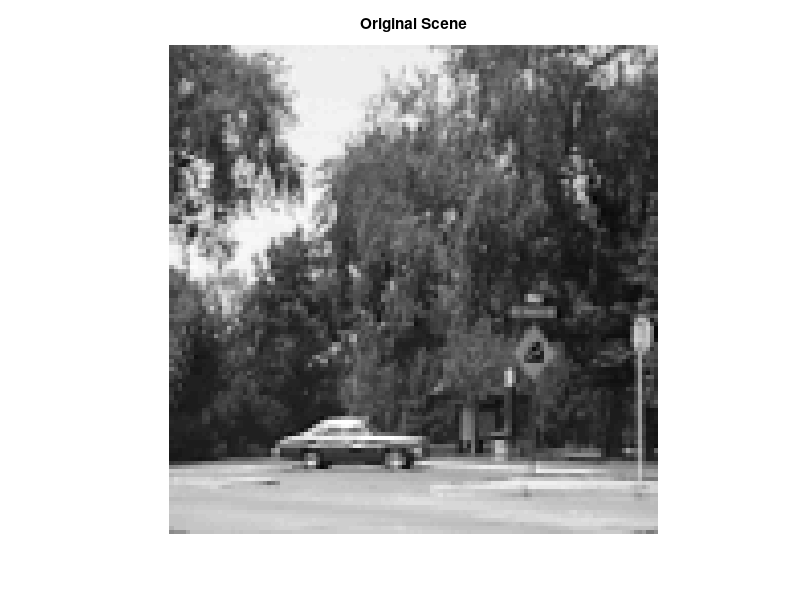

Write the MATLAB code that produced this figure. (Note: this script raises an error after producing the figure.)
% Code inspired by Professor Daniel Rowe
clear; clc;

saveimage = 0;

load cardata.txt
[n, p] = size(cardata);
nx = sqrt(n);
fxy = reshape(cardata, [nx, nx])';

mx = 200;

figure
imagesc(fxy, [0 mx]);
colormap gray; axis image off
title('Original Scene')

carScene = fxy;

% Pick of choice 1, 2, 3
smoothed = ConvSmooth(carScene);
    
figure
imagesc(smoothed, [0 mx])
colormap gray; axis image off
title('Smooth: 5-point Cross Kernel')

diffImg = smoothed - carScene;

figure
imagesc(diffImg, [-mx/10 mx/10])
colormap gray; axis image off
title('Diff: Smooth - Original')

% zoom in on part of image
car = fxy(93:104, 27:64);
figure
imagesc(car, [0 mx])
colormap gray; axis image off
title('Car zoom')

carSmooth = ConvSmooth(car);
figure
imagesc(carSmooth, [0 mx])
colormap gray; axis image off
title('Smooth car')
